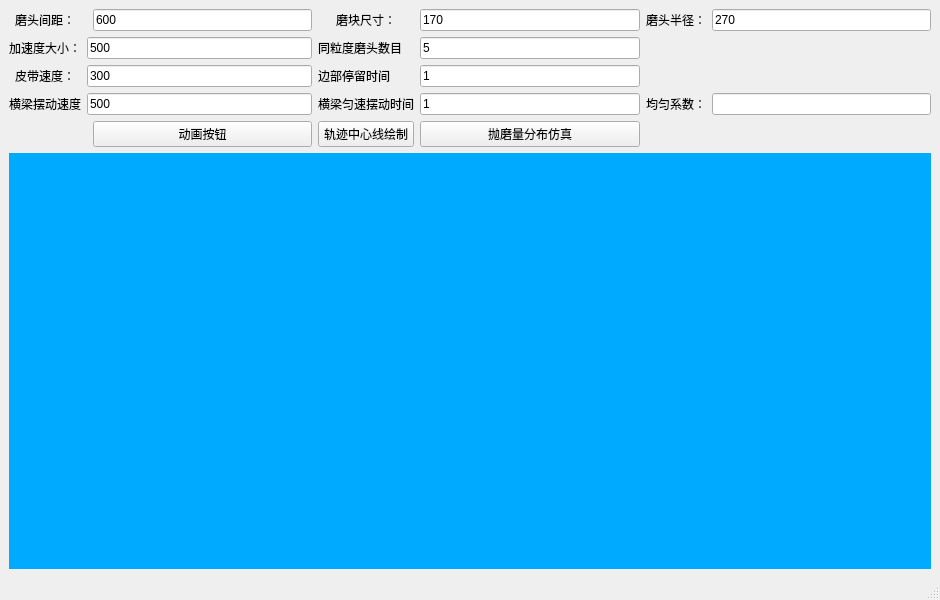
<?xml version="1.0" encoding="UTF-8"?>
<ui version="4.0">
 <class>MainWindow</class>
 <widget class="QMainWindow" name="MainWindow">
  <property name="enabled">
   <bool>true</bool>
  </property>
  <property name="geometry">
   <rect>
    <x>0</x>
    <y>0</y>
    <width>940</width>
    <height>600</height>
   </rect>
  </property>
  <property name="windowTitle">
   <string>MainWindow</string>
  </property>
  <widget class="QWidget" name="centralwidget">
   <layout class="QGridLayout" name="gridLayout">
    <item row="0" column="0">
     <widget class="QLabel" name="label">
      <property name="text">
       <string>&lt;html&gt;&lt;head/&gt;&lt;body&gt;&lt;p align=&quot;center&quot;&gt;磨头间距：&lt;/p&gt;&lt;/body&gt;&lt;/html&gt;</string>
      </property>
     </widget>
    </item>
    <item row="0" column="2">
     <widget class="QLineEdit" name="between">
      <property name="text">
       <string>600</string>
      </property>
     </widget>
    </item>
    <item row="0" column="3">
     <widget class="QLabel" name="label_5">
      <property name="text">
       <string>&lt;html&gt;&lt;head/&gt;&lt;body&gt;&lt;p align=&quot;center&quot;&gt;磨块尺寸：&lt;/p&gt;&lt;/body&gt;&lt;/html&gt;</string>
      </property>
     </widget>
    </item>
    <item row="0" column="4">
     <widget class="QLineEdit" name="grind_size">
      <property name="text">
       <string>170</string>
      </property>
     </widget>
    </item>
    <item row="0" column="5">
     <widget class="QLabel" name="label_2">
      <property name="text">
       <string>&lt;html&gt;&lt;head/&gt;&lt;body&gt;&lt;p align=&quot;center&quot;&gt;磨头半径：&lt;/p&gt;&lt;/body&gt;&lt;/html&gt;</string>
      </property>
     </widget>
    </item>
    <item row="0" column="6">
     <widget class="QLineEdit" name="radius">
      <property name="text">
       <string>270</string>
      </property>
     </widget>
    </item>
    <item row="1" column="0">
     <widget class="QLabel" name="label_4">
      <property name="text">
       <string>&lt;html&gt;&lt;head/&gt;&lt;body&gt;&lt;p align=&quot;center&quot;&gt;加速度大小：&lt;/p&gt;&lt;/body&gt;&lt;/html&gt;</string>
      </property>
     </widget>
    </item>
    <item row="1" column="1" colspan="2">
     <widget class="QLineEdit" name="a_speed">
      <property name="text">
       <string>500</string>
      </property>
     </widget>
    </item>
    <item row="1" column="3">
     <widget class="QLabel" name="label_12">
      <property name="text">
       <string>同粒度磨头数目</string>
      </property>
     </widget>
    </item>
    <item row="1" column="4">
     <widget class="QLineEdit" name="num">
      <property name="text">
       <string>5</string>
      </property>
     </widget>
    </item>
    <item row="2" column="0">
     <widget class="QLabel" name="label_8">
      <property name="text">
       <string>&lt;html&gt;&lt;head/&gt;&lt;body&gt;&lt;p align=&quot;center&quot;&gt;皮带速度：&lt;/p&gt;&lt;/body&gt;&lt;/html&gt;</string>
      </property>
     </widget>
    </item>
    <item row="2" column="1" colspan="2">
     <widget class="QLineEdit" name="belt_speed">
      <property name="text">
       <string>300</string>
      </property>
     </widget>
    </item>
    <item row="2" column="3">
     <widget class="QLabel" name="label_11">
      <property name="text">
       <string>边部停留时间</string>
      </property>
     </widget>
    </item>
    <item row="2" column="4">
     <widget class="QLineEdit" name="stay_time">
      <property name="text">
       <string>1</string>
      </property>
     </widget>
    </item>
    <item row="3" column="0">
     <widget class="QLabel" name="label_9">
      <property name="text">
       <string>&lt;html&gt;&lt;head/&gt;&lt;body&gt;&lt;p&gt;横梁摆动速度&lt;/p&gt;&lt;/body&gt;&lt;/html&gt;</string>
      </property>
     </widget>
    </item>
    <item row="3" column="1" colspan="2">
     <widget class="QLineEdit" name="beam_speed">
      <property name="text">
       <string>500</string>
      </property>
     </widget>
    </item>
    <item row="3" column="3">
     <widget class="QLabel" name="label_10">
      <property name="text">
       <string>横梁匀速摆动时间</string>
      </property>
     </widget>
    </item>
    <item row="3" column="4">
     <widget class="QLineEdit" name="constant_time">
      <property name="text">
       <string>1</string>
      </property>
     </widget>
    </item>
    <item row="3" column="5">
     <widget class="QLabel" name="label_13">
      <property name="text">
       <string>&lt;html&gt;&lt;head/&gt;&lt;body&gt;&lt;p&gt;均匀系数：&lt;/p&gt;&lt;/body&gt;&lt;/html&gt;</string>
      </property>
     </widget>
    </item>
    <item row="3" column="6">
     <widget class="QLineEdit" name="equal_coefficient">
      <property name="enabled">
       <bool>true</bool>
      </property>
      <property name="text">
       <string/>
      </property>
     </widget>
    </item>
    <item row="4" column="2">
     <widget class="QPushButton" name="animation_button">
      <property name="text">
       <string>动画按钮</string>
      </property>
     </widget>
    </item>
    <item row="4" column="3">
     <widget class="QPushButton" name="middle_line_button">
      <property name="text">
       <string>轨迹中心线绘制</string>
      </property>
     </widget>
    </item>
    <item row="4" column="4">
     <widget class="QPushButton" name="simulation_button">
      <property name="text">
       <string>抛磨量分布仿真</string>
      </property>
     </widget>
    </item>
    <item row="5" column="0" colspan="7">
     <widget class="QWidget" name="widget" native="true">
      <property name="styleSheet">
       <string notr="true">background-color: rgb(0, 170, 255);</string>
      </property>
     </widget>
    </item>
   </layout>
  </widget>
  <widget class="QMenuBar" name="menubar">
   <property name="geometry">
    <rect>
     <x>0</x>
     <y>0</y>
     <width>940</width>
     <height>22</height>
    </rect>
   </property>
  </widget>
  <widget class="QStatusBar" name="statusbar"/>
 </widget>
 <resources/>
 <connections/>
</ui>
